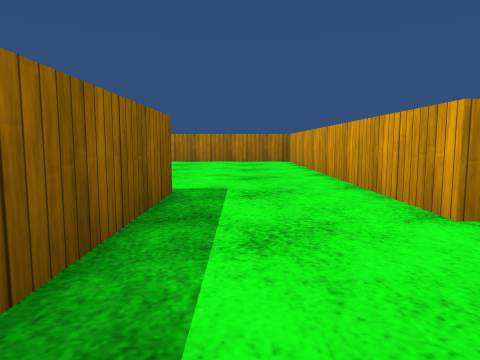
View 1 (above)

23 first-person views from a walk through a scene from a Unity 3-D project. The camera is 0.64 m above the floor, tilts 6° down and sees 70° across. The floor is counted in squares, 1 m on a side. Each view is taken from the middle of a square. On the plan, view 1 faces up. The plan holds only what a view shows up to about 10 squares ahead; the rest is blank. The place goes on beyond the plan. Surface patterns are stand-ins for the level's own textures.

View 2
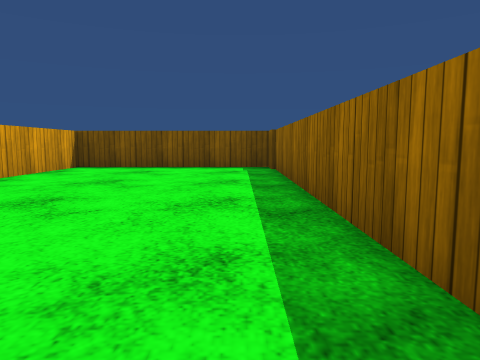

View 3
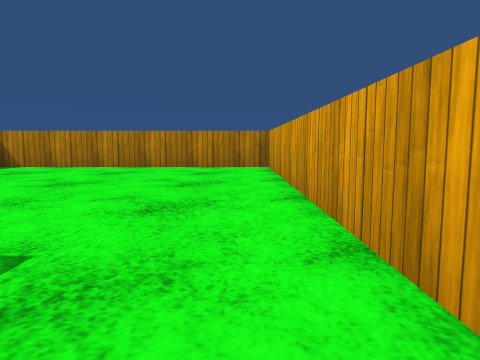

View 4
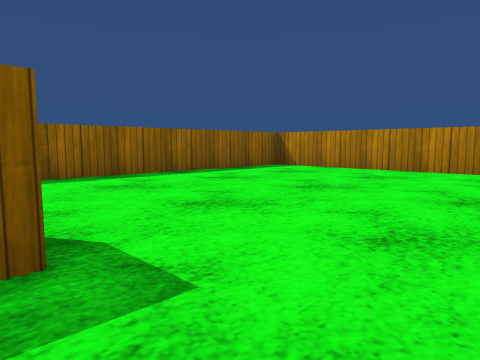

View 5
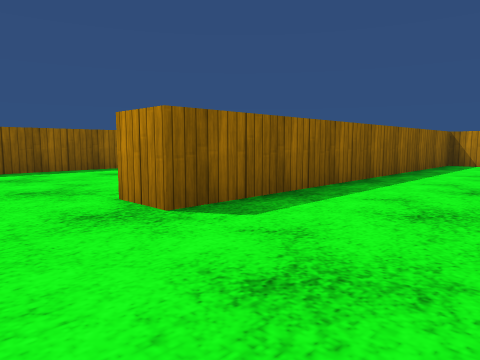

View 6
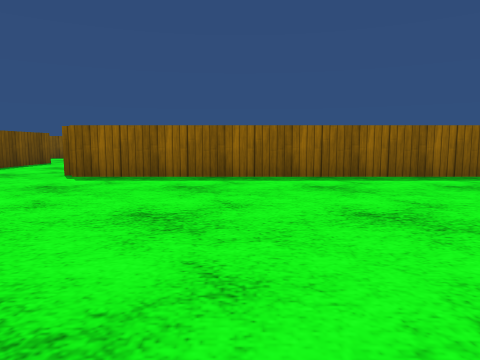

View 7
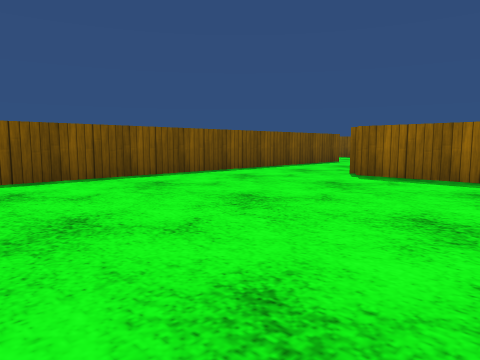

View 8
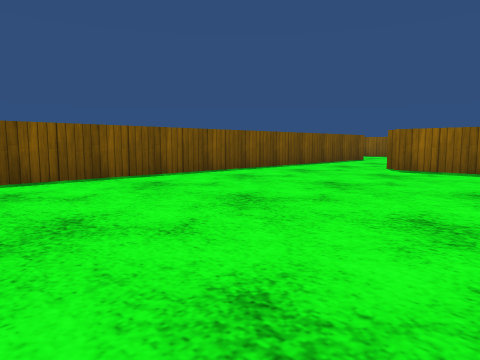

View 9
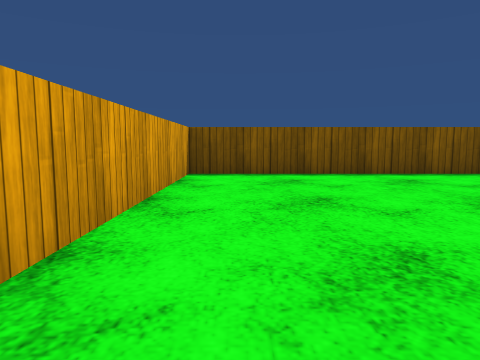

View 10
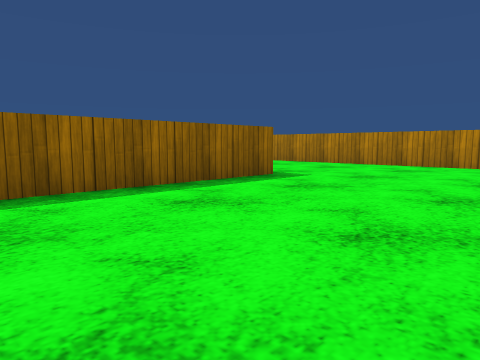

View 11
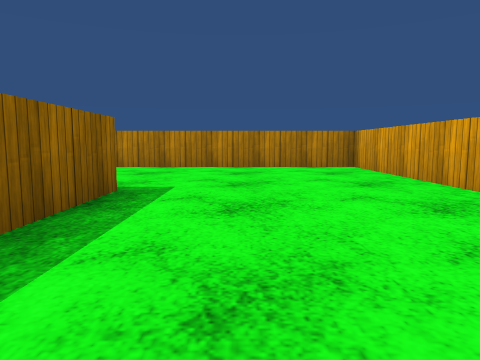

View 12
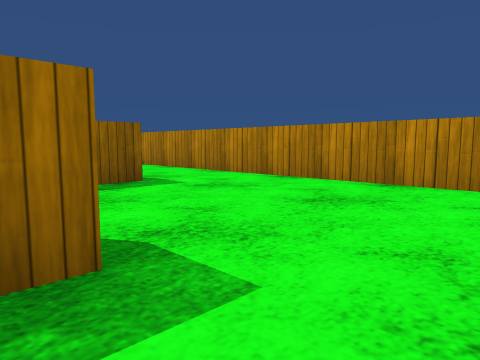

View 13
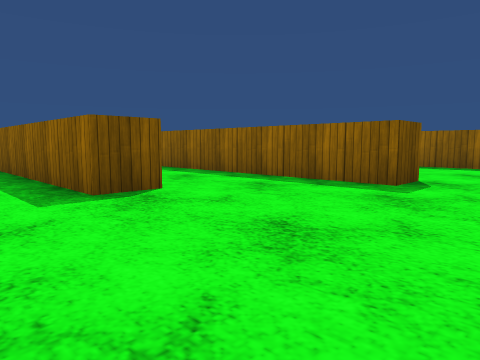

View 14
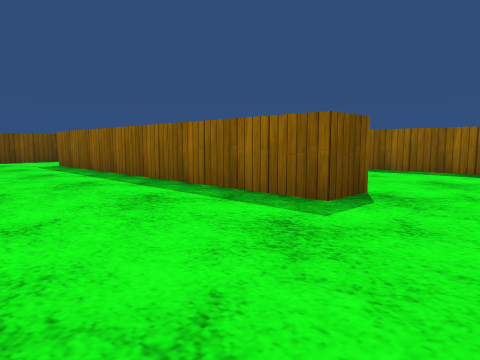

View 15
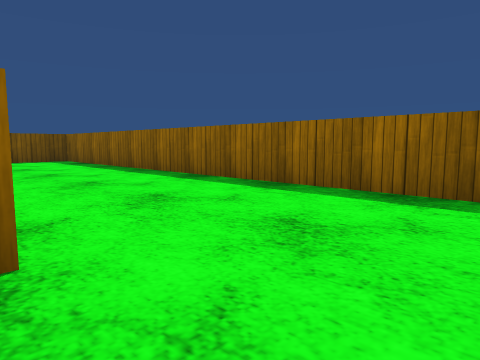

View 16
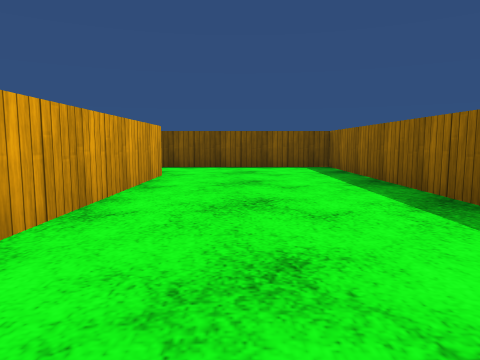

View 17
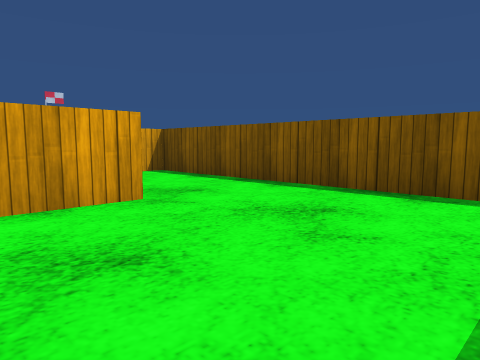

View 18
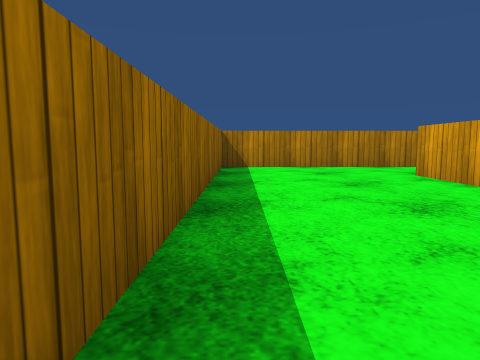

View 19
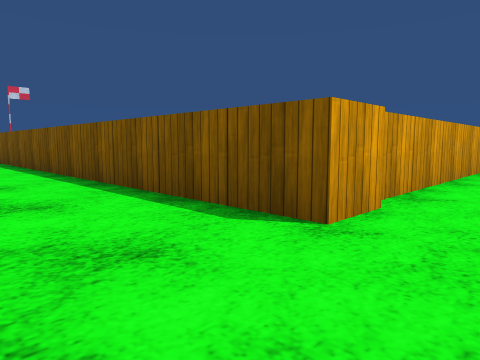

View 20
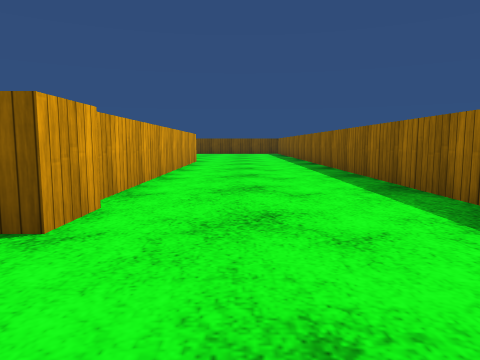

View 21
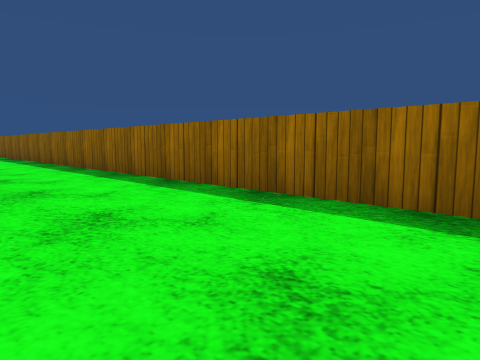

View 22
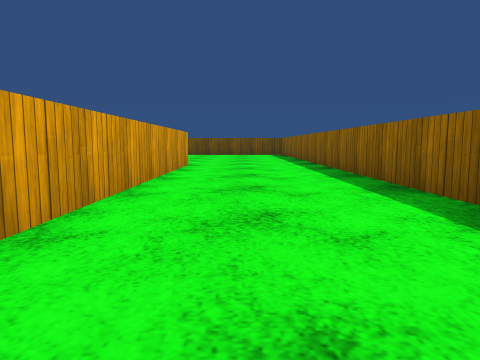

View 23
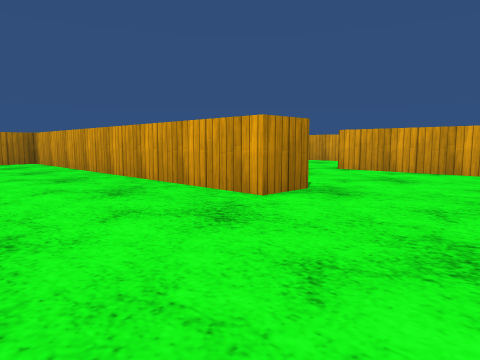

### Floor plan
Points are (right, up) in squares from view 1. A wall is a line through its corners. A room is listed if a view was taken in it or the views show most of it. See-through windows are left out.
Room 1 (views 1, 2, 3, 4)
walls: (1.8, 2.8) (1.8, 4.5); (-0.9, 4.6) (-0.9, -5.4) (3.5, -5.4)
ways out: opening at (0.5, 3.5) to room 2
Room 2 (views 5, 6, 7, 8, 9, 10, 11, 12, 13, 14, 15, 16, 17, 18, 19, 20, 21, 22, 23)
walls: (-12.8, 7.7) (-11.7, 7.7) (-11.7, -2.4); (-16.4, 1) (-16.4, 5.9); (-16.4, 8.1) (-16.4, 10) (-15.4, 10) (-15.4, 1.1); (-16.6, -6.5) (-16.6, -5.4) (-1.9, -5.4) (-1.9, 4.5); (-20.5, -3.5) (-20.5, -13.5); (1.8, 4.5) (1.8, 12.5) (-5.8, 12.5) (-5.8, 2.8) (-6.8, 2.8) (-6.8, 12.5) (-20.5, 12.5); (-20.5, 12.2) (-20.5, -1.6) (-12.7, -1.6) (-12.7, -1); (-16.4, -13.5) (-16.4, -6.9)
ways out: opening at (0.5, 3.5) to room 1

Where each view was taken, in squares from view 1:
view 1: 0 up, 0 right, facing up
view 2: 4 up, 0 right, facing down
view 3: 3 up, 1 right, facing up
view 4: 4 up, 1 right, facing up-left
view 5: 1 up, 3 left, facing up-left
view 6: 1 up, 5 left, facing left
view 7: 1 up, 5 left, facing down-left
view 8: 1 up, 3 left, facing down-left
view 9: 2 up, 3 left, facing down
view 10: 2 up, 7 left, facing up-left
view 11: 3 up, 10 left, facing up
view 12: 7 up, 10 left, facing up-left
view 13: 12 up, 10 left, facing down-left
view 14: 12 up, 12 left, facing down-left
view 15: 12 up, 16 left, facing down-left
view 16: 8 up, 18 left, facing down
view 17: 3 up, 20 left, facing down-right
view 18: 3 up, 20 left, facing up
view 19: 3 down, 18 left, facing down-right
view 20: 3 down, 18 left, facing down
view 21: 3 down, 17 left, facing down-left
view 22: 5 down, 18 left, facing down
view 23: 0 up, 10 left, facing up-right
